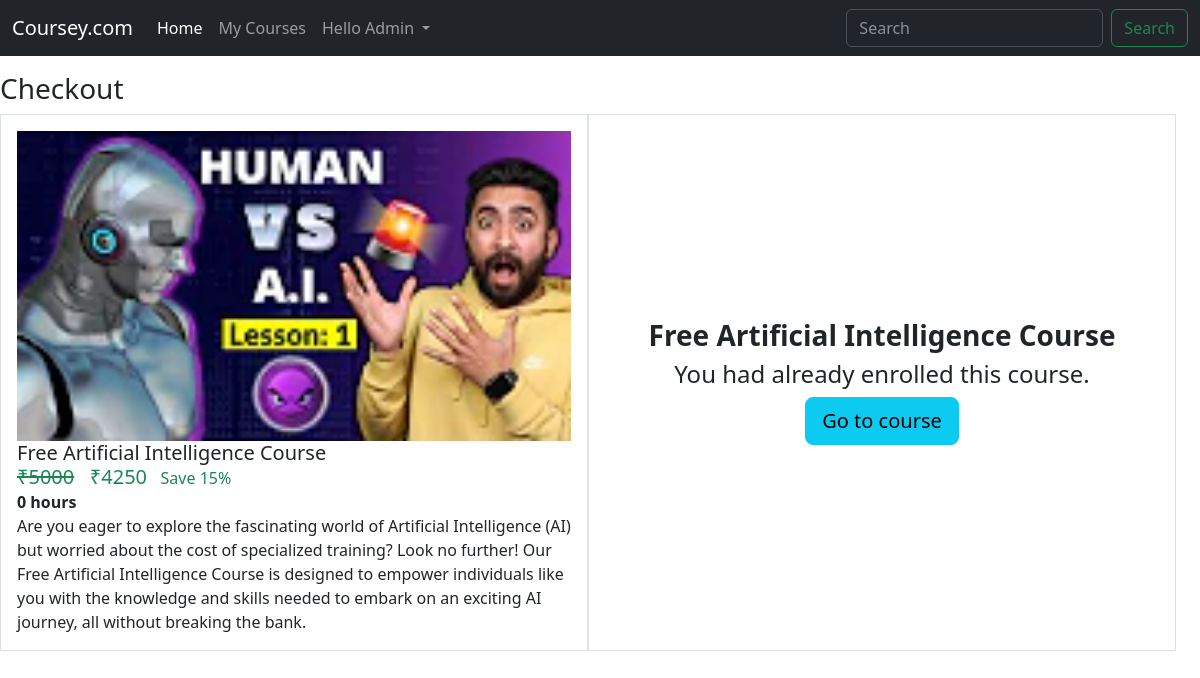
The app's page /checkout/free-artificial-intelligence-course (signed in) with its own data.
### home/models/course.py (models this page shows, shortened)
class Course(models.Model):
    name = models.CharField(max_length=500,blank=False,null=False)
    slug = models.SlugField(default='dfds')
    description = models.TextField(blank=False,null=False)
    price =models.IntegerField(blank=False,null=False,default=0)
    discount = models.IntegerField(default=0,blank=False,null=False)
    active = models.BooleanField(default=False)
    thumbnail = models.ImageField(blank=False,null=False,upload_to="files/thumbnails")
    date = models.DateTimeField(auto_now_add=True)
    resource = models.FileField(blank=False,null=False,upload_to="files/resources")
    length = models.IntegerField(default=0,null=False,blank=False)

### home/views/checkout.py (the view, shortened to what this page needs)
# urls.py: path('checkout/<str:slug>',checkout,name="checkout"),
@login_required
def checkout(request,slug):
    user = request.user
    course = Course.objects.get(slug=slug)
    order=None
    payment = None
    coupon_code = request.GET.get('coupon_code')
    is_exist=UserCourse.objects.filter(course=course,user=user).exists()
    amount,discount,is_valid = get_amount(coupon_code,course)
    params={'course':course,'order':order,'payment':payment,'is_exist':is_exist}
    return render(request,'home/checkout.html',params)

### home/templatetags/coustom_tags.py (called while the page is built)
@register.simple_tag
def cal_saleprice(mrp,discount):
    return round(mrp-(mrp*discount*0.01) if discount != None else mrp)

@register.filter
def rupee(price):
    return f'₹{price}'

### home/views/checkout.py (called while the page is built)
def get_amount(coupon_code,course):
    mrp = course.price
    discount = course.discount
    amount = int(mrp-(mrp*discount*0.01))
    try:
        coupon_obj = CouponCode.objects.get(code=coupon_code,course=course)
        discount = coupon_obj.discount
        return int(amount-(amount*discount*0.01)),discount,True
    except Exception:
        return amount,discount,False

### templates/home/checkout.html (shortened to what this page needs)
{% extends 'home/base.html' %}
{% load coustom_tags %}
{% block body %}
<h3 class="mt-3">Checkout</h3>
<div class="row container-fluid">
    <div class="col-md-6 p-3 border">
        <div class="">
            <img src="{{course.thumbnail.url}}" class="card-img-top" alt="...">
            <div class="card-body">
                <h5 class="card-title">{{course.name}}</h5>
                <div class="text-success"><span class="h5">
                        <span class="text-decoration-line-through">
                            {{ course.price|rupee }}</span> {% cal_saleprice course.price course.discount as sale%}
                        <span>{{sale|rupee}}</span>
                    </span>
                    &nbsp; Save {{course.discount}}%
                </div>
                <div class="fw-bold"> {{course.length}} hours</div>
                <p class="card-text p-0">{{course.description}}</p>
            </div>
        </div>
    </div>
    <div class="col-md-6 border d-flex flex-column  justify-content-center align-items-center">
        <h3 class="fw-bold text-center mb-2">{{course.name}}</h3>
        {% if not is_exist %}
        <table class="table">
            <tbody>
                <tr>
                    <td>Course Price</td>
                    <td>{{course.price|rupee}}</td>
                </tr>
                <tr>
                    <td>Discount</td>
                    <td>-{{course.discount}}%</td>
                </tr>
                <tr class=" d-none" id="tableHiddenRow">
                    <td>Coupon Discount</td>
                    <td id="couponDiscount"></td>
                </tr>
                <tr>
                    <td>Total</td>
                    <td class="fw-bold" id="totalAmount">{{sale|rupee}}</td>
                </tr>
            </tbody>
        </table>
        <h1 class="fw-bold text-center" >Only <span class="text-success" id="bigTotalAmount">{{sale|rupee}}</span></h1>
        <form action="/checkout/{{course.slug}}" method="get">
        <div class="row g-3 mt-3 mb-3">
            <div class="col-8">
                <label for="couponCode mt-1 mb-1">Enter Coupon Code Here</label>
                <input type="text" id="couponInput" class="form-control"  name="coupon_code"
                    placeholder="Code">
            </div>
            <input type="hidden" name='action' value="create_payment">
            <div class="col-4 d-flex justify-content-center align-items-end">
                <button type="submit" id="couponBtn" class="btn btn-primary ">Apply</button>
            </div>
        </div>
        <div class='text-danger' id='errorBlock'>
            Please Enter Valid Code.
        </div>
        <div class='text-success' id='successBlock'>
            Code applied successfully.
        </div>
        <div class="d-grid p-2">
            <button type='submit' class="btn btn-info btn-lg">Continue to payment</button>
        </div>
    </form>
        {% else %}
        <h4>You had already enrolled this course.</h4>
        <a class="d-block btn btn-info btn-lg" href='/course/{{course.slug}}'>
            Go to course
        </a>
        {% endif %}
    </div>
</div>
{% endblock body %}

### templates/home/base.html (shortened to what this page needs)
<!doctype html>
<html lang="en">
  <head>
    <link href="https://cdn.jsdelivr.net/npm/bootstrap@5.3.0-alpha2/dist/css/bootstrap.min.css" rel="stylesheet">
  </head>
  <body>
    <nav class="navbar navbar-expand-lg bg-dark" data-bs-theme="dark">
        <div class="container-fluid">
          <a class="navbar-brand" href="/">Coursey.com</a>
          <div class="collapse navbar-collapse" id="navbarSupportedContent">
            <ul class="navbar-nav me-auto mb-2 mb-lg-0">
              <li class="nav-item">
                <a class="nav-link active" aria-current="page" href="/">Home</a>
              </li>
              <li class="nav-item">
                <a class="nav-link" href="{% url 'my_courses' %}">My Courses</a>
              </li>
              {% if request.user.is_authenticated %}
              <li class="nav-item dropdown">
                <a class="nav-link dropdown-toggle" href="#" role="button" data-bs-toggle="dropdown" aria-expanded="false">
                  Hello {{request.user|title}}
                </a>
              </li>
              {% endif %}
            </ul>
            <form class="d-flex" role="search" action="/search">
              <input class="form-control me-2" type="search" placeholder="Search" aria-label="Search" name="search">
              <button class="btn btn-outline-success" type="submit" >Search</button>
            </form>
          </div>
        </div>
      </nav>
    {% block body %}
    {% endblock body %}
  </body>
</html>

### records on screen
Course: thumbnail (placeholder picture), name "Free Artificial Intelligence Course", price "₹5000", discount "15", length "0", description "Are you eager to explore the fascinating world of Artificial Intelligence (AI) but worried about the cost of specialized training? Look no further! Our Free Artificial Intelligence Course is designed to empower individuals like you with the knowledge and skills needed to embark on an exciting AI journey, all without breaking the bank."

### other values on screen
{{ request.user|title }} "Admin"
{{ sale|rupee }} "₹4250"
